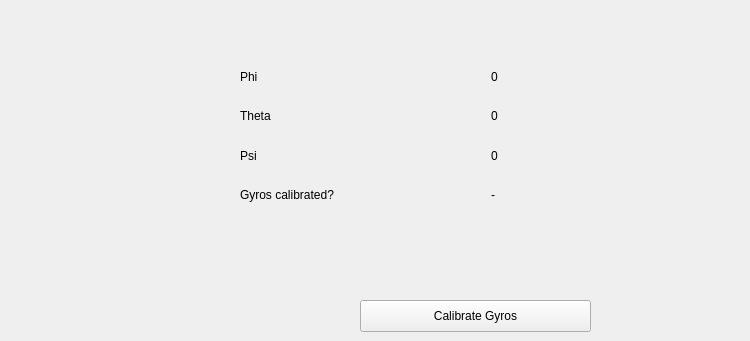
     <widget class="QWidget" name="tab">
      <attribute name="title">
       <string>UM6</string>
      </attribute>
      <widget class="QWidget" name="gridLayoutWidget">
       <property name="geometry">
        <rect>
         <x>240</x>
         <y>60</y>
         <width>501</width>
         <height>151</height>
        </rect>
       </property>
       <layout class="QGridLayout" name="gridLayout">
        <property name="sizeConstraint">
         <enum>QLayout::SetDefaultConstraint</enum>
        </property>
        <property name="horizontalSpacing">
         <number>0</number>
        </property>
        <item row="1" column="1">
         <widget class="QLabel" name="lblUM6Theta">
          <property name="text">
           <string>0</string>
          </property>
         </widget>
        </item>
        <item row="1" column="0">
         <widget class="QLabel" name="label_12">
          <property name="text">
           <string>Theta</string>
          </property>
         </widget>
        </item>
        <item row="0" column="0">
         <widget class="QLabel" name="label_10">
          <property name="text">
           <string>Phi</string>
          </property>
         </widget>
        </item>
        <item row="0" column="1">
         <widget class="QLabel" name="lblUM6Phi">
          <property name="text">
           <string>0</string>
          </property>
         </widget>
        </item>
        <item row="2" column="0">
         <widget class="QLabel" name="label_19">
          <property name="text">
           <string>Psi</string>
          </property>
         </widget>
        </item>
        <item row="2" column="1">
         <widget class="QLabel" name="lblUM6Psi">
          <property name="text">
           <string>0</string>
          </property>
         </widget>
        </item>
        <item row="3" column="1">
         <widget class="QLabel" name="lblGyrosCalibrated">
          <property name="text">
           <string>-</string>
          </property>
         </widget>
        </item>
        <item row="3" column="0">
         <widget class="QLabel" name="label_20">
          <property name="text">
           <string>Gyros calibrated?</string>
          </property>
         </widget>
        </item>
       </layout>
      </widget>
      <widget class="QPushButton" name="btnCalibrateGyros">
       <property name="geometry">
        <rect>
         <x>360</x>
         <y>300</y>
         <width>231</width>
         <height>32</height>
        </rect>
       </property>
       <property name="text">
        <string>Calibrate Gyros</string>
       </property>
      </widget>
     </widget>
